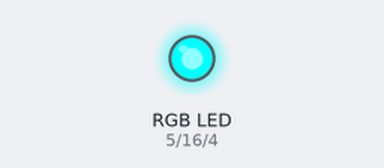
A sketch run on a simulated ESP32. On the bench: an RGB LED mixed from three pins (HIGH = lit).

Above: at 0.05 s.
At 2.0 s:
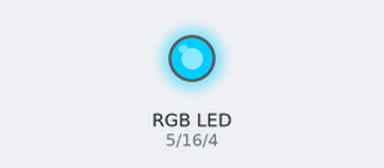
At 2.95 s:
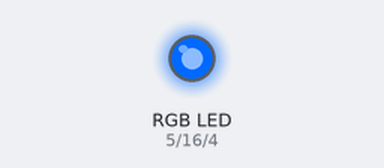
At 3.95 s:
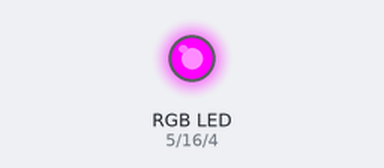
At 5.95 s:
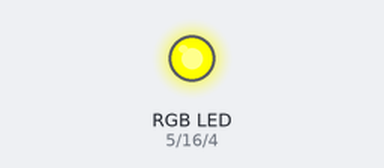
At 7.95 s:
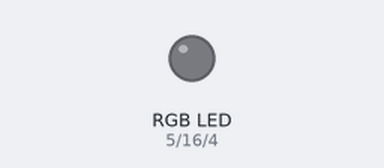
Timing chart, 0 to 10.4 s (numbered marks = the images above):
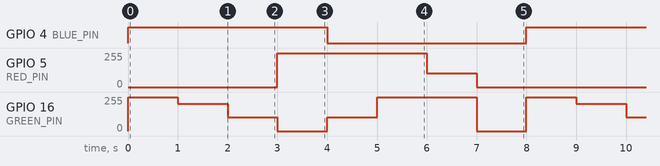

The sketch:

esp32-devkit-arduino-rgb-led.ino
```cpp
#define RED_PIN   5
#define GREEN_PIN 16
#define BLUE_PIN  4

void setup()
{
  // Configure PWM
  ledcSetup(0, 1000, 8); // Channel: 0, Freq: 1kHz, Resolution: 8-bit
  ledcSetup(1, 1000, 8); // Channel: 1, Freq: 1kHz, Resolution: 8-bit
  ledcSetup(2, 1000, 8); // Channel: 2, Freq: 1kHz, Resolution: 8-bit

  // Attach the PWM channel to the LED
  ledcAttachPin(RED_PIN, 0);
  ledcAttachPin(GREEN_PIN, 1);
  ledcAttachPin(BLUE_PIN, 2);
}

void loop()
{
  // Red
  rgb_led_write(255, 0, 0);
  delay(1000);
  // Orange
  rgb_led_write(255, 50, 0);
  delay(1000);
  // Yellow
  rgb_led_write(255, 150, 0);
  delay(1000);
  // Green
  rgb_led_write(0, 255, 0);
  delay(1000);
  // Light Blue
  rgb_led_write(0, 150, 255);
  delay(1000);
  // Blue
  rgb_led_write(0, 0, 255);
  delay(1000);
  // Purple
  rgb_led_write(150, 0, 255);
  delay(1000);
  // White
  rgb_led_write(255, 255, 255);
  delay(1000);
}

void rgb_led_write(byte red, byte green, byte blue)
{
  ledcWrite(0, 255-red);
  ledcWrite(1, 255-green);
  ledcWrite(2, 255-blue);
}
```

Measured:
- by itself, GPIO 4 (BLUE_PIN): alternates HIGH for 4.0 s and LOW for 4.0 s
- by itself, GPIO 5 (RED_PIN): repeats every 8.0 s: 105/255 1.0 s, 0/255 4.0 s, 255/255 3.0 s
- by itself, GPIO 16 (GREEN_PIN): repeats every 8.0 s: 204/255 1.0 s, 105/255 1.0 s, 0/255 1.0 s, 105/255 1.0 s, 255/255 2.0 s, 0/255 1.0 s, 255/255 1.0 s
